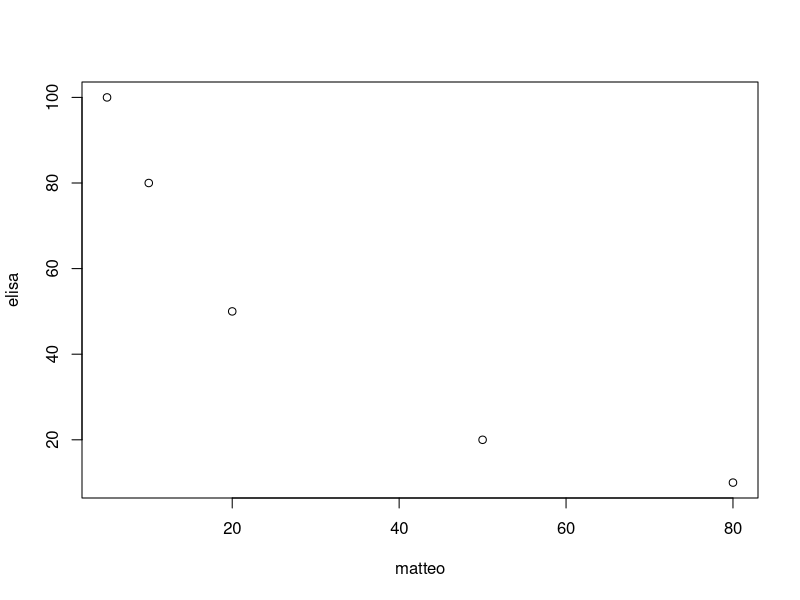
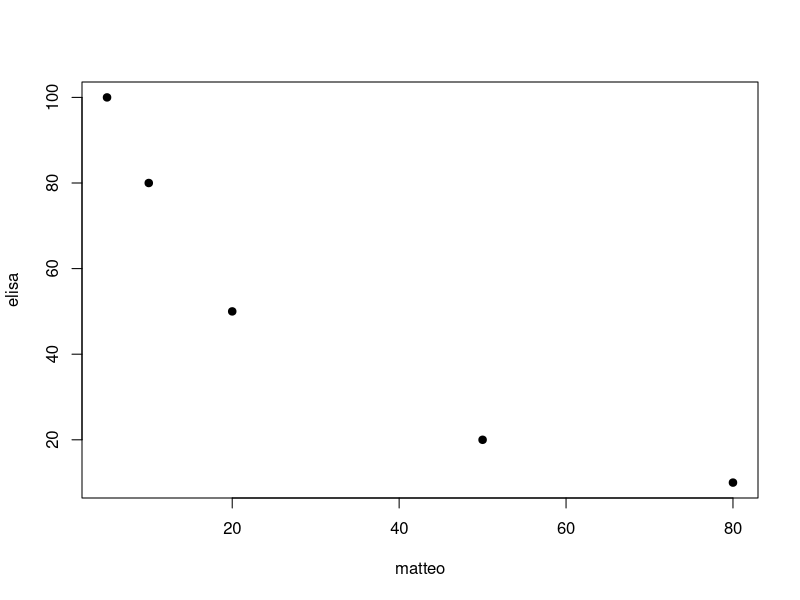

Here is the R script that generated these plots, in order:
# first operation
2 + 3

# first object
cecilia <- 2 + 3

# second object
julius <- 4 + 6

cecilia + julius # 2 + 3 + 4 + 6
cecilia*julius
cecilia^julius


#first function c( ) 
matteo <- c(5, 10, 20, 50, 80) #an a array is a set of elements, of mammal species in this case
sum(5,10)

elisa <- c(100, 80, 50, 20, 10)  #an a array of human deaths

plot(matteo, elisa)
plot(matteo, elisa, pch=19)
